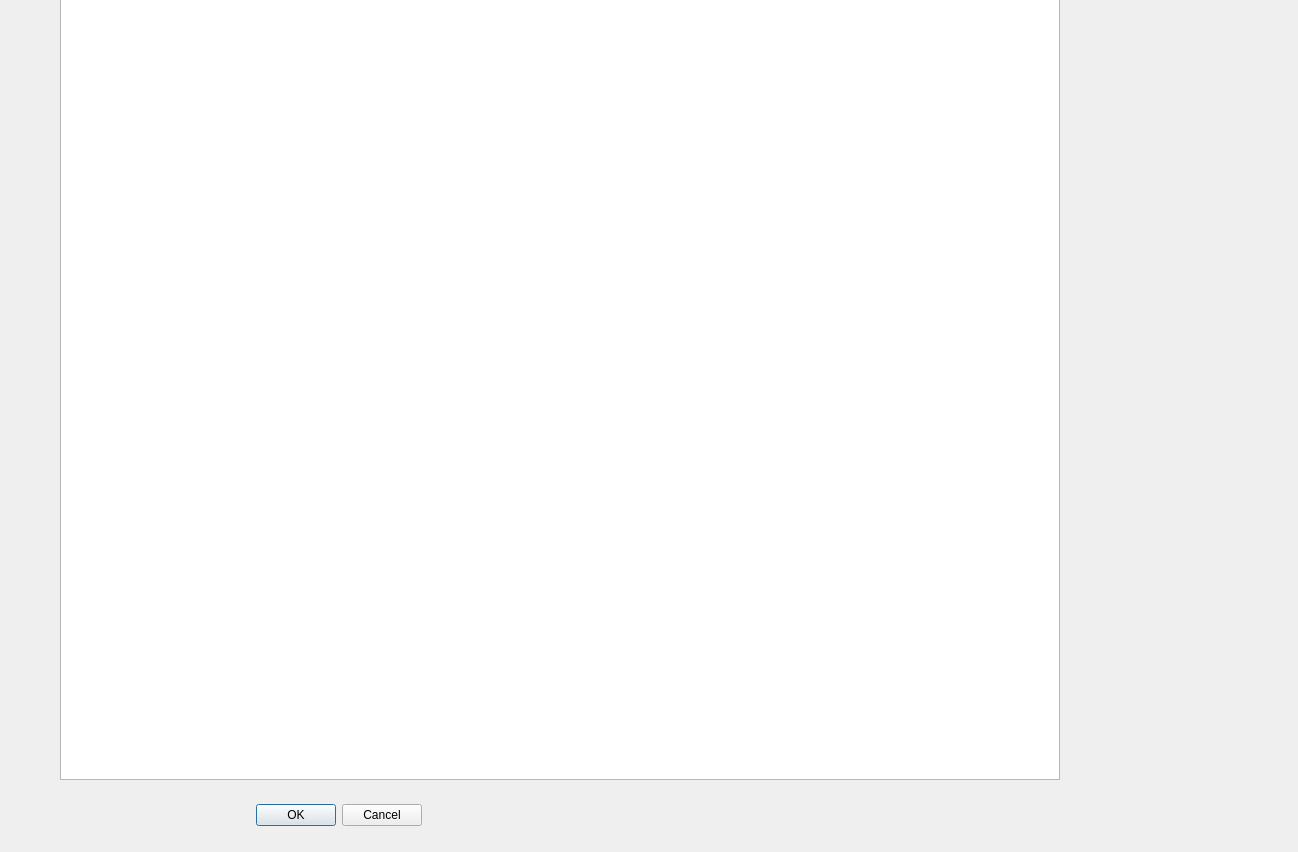
<?xml version="1.0" encoding="UTF-8"?>
<ui version="4.0">
 <class>Dialog</class>
 <widget class="QDialog" name="Dialog">
  <property name="geometry">
   <rect>
    <x>0</x>
    <y>0</y>
    <width>1298</width>
    <height>852</height>
   </rect>
  </property>
  <property name="windowTitle">
   <string>图片显示器</string>
  </property>
  <widget class="QGraphicsView" name="graphicsView">
   <property name="geometry">
    <rect>
     <x>60</x>
     <y>-20</y>
     <width>1000</width>
     <height>800</height>
    </rect>
   </property>
  </widget>
  <widget class="QWidget" name="">
   <property name="geometry">
    <rect>
     <x>180</x>
     <y>800</y>
     <width>242</width>
     <height>30</height>
    </rect>
   </property>
   <layout class="QHBoxLayout" name="horizontalLayout_2">
    <item>
     <spacer name="horizontalSpacer">
      <property name="orientation">
       <enum>Qt::Horizontal</enum>
      </property>
      <property name="sizeHint" stdset="0">
       <size>
        <width>40</width>
        <height>20</height>
       </size>
      </property>
     </spacer>
    </item>
    <item>
     <widget class="QDialogButtonBox" name="buttonBox">
      <property name="orientation">
       <enum>Qt::Horizontal</enum>
      </property>
      <property name="standardButtons">
       <set>QDialogButtonBox::Cancel|QDialogButtonBox::Ok</set>
      </property>
     </widget>
    </item>
   </layout>
  </widget>
 </widget>
 <resources/>
 <connections>
  <connection>
   <sender>buttonBox</sender>
   <signal>accepted()</signal>
   <receiver>Dialog</receiver>
   <slot>accept()</slot>
   <hints>
    <hint type="sourcelabel">
     <x>248</x>
     <y>254</y>
    </hint>
    <hint type="destinationlabel">
     <x>157</x>
     <y>274</y>
    </hint>
   </hints>
  </connection>
  <connection>
   <sender>buttonBox</sender>
   <signal>rejected()</signal>
   <receiver>Dialog</receiver>
   <slot>reject()</slot>
   <hints>
    <hint type="sourcelabel">
     <x>316</x>
     <y>260</y>
    </hint>
    <hint type="destinationlabel">
     <x>286</x>
     <y>274</y>
    </hint>
   </hints>
  </connection>
 </connections>
</ui>
